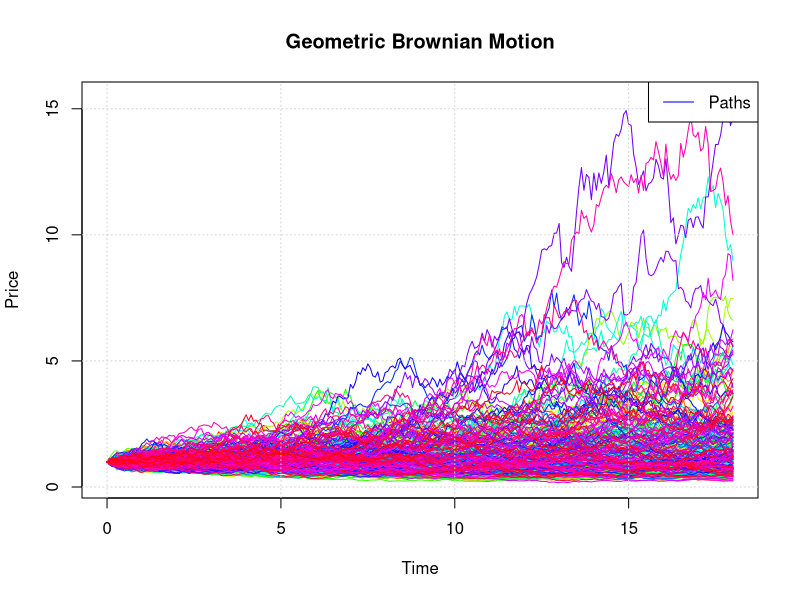

Recreate this plot in R.
## ---- chunk 1
set.seed(123) # For reproducibility

# Parameters
mu <- 0.04        # Growth rate
sigma <- 0.20     # Volatility
T <- 18            # Time in years
n_steps <- 252    # Time steps (daily)
n_paths <- 250    # Number of trajectories
X0 <- 1         # Initial value

# Time grid
dt <- T / n_steps
t <- seq(0, T, length.out = n_steps + 1)

# Function to simulate GBM
simulate_GBM <- function(X0, mu, sigma, dt, n_steps) {
  W <- c(0, cumsum(rnorm(n_steps, mean = 0, sd = sqrt(dt)))) # Brownian motion
  X <- X0 * exp((mu - 0.5 * sigma^2) * t + sigma * W)        # GBM formula
  return(X)
}

# Simulate multiple paths
paths <- replicate(n_paths, simulate_GBM(X0, mu, sigma, dt, n_steps))

# Plot trajectories
matplot(t, paths, type = "l", lty = 1, col = rainbow(n_paths), xlab = "Time", ylab = "Price", main = "Geometric Brownian Motion")
grid()
legend("topright", legend = "Paths", lty = 1, col = "blue")

